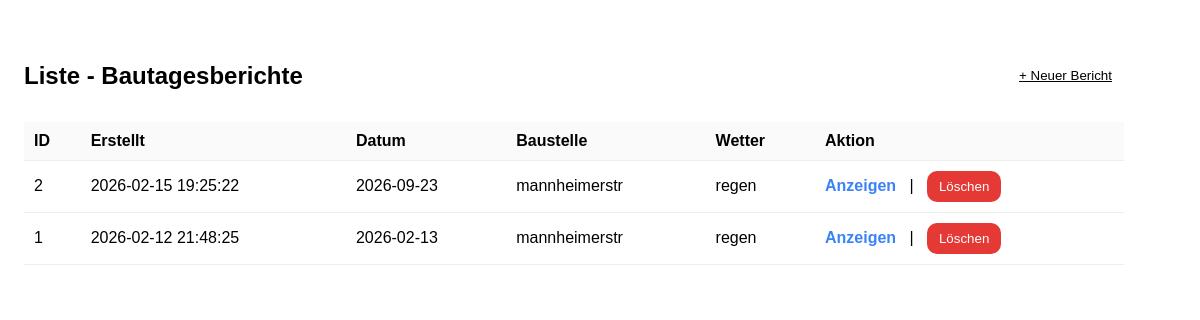
/list, run on an earlier commit of the app's database.
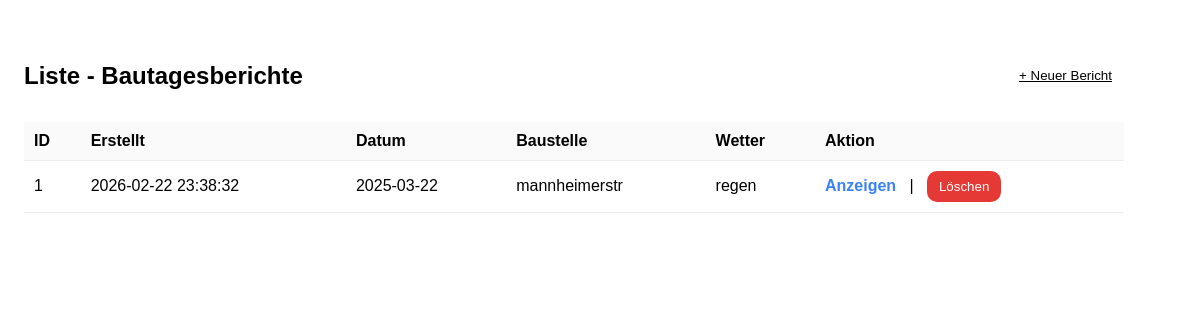
And on a later commit of the database.
### tables this page shows
CREATE TABLE reports (
            id INTEGER PRIMARY KEY AUTOINCREMENT,
            created_at TEXT DEFAULT (datetime('now')),
            datum TEXT,
            baustelle TEXT,
            wetter TEXT,
            team TEXT,
            arbeit TEXT,
            material TEXT,
            bemerkung TEXT
        );

### app.py (the view)
@app.route("/list")
def list_reports():
    if is_postgres():
        rows = db_execute(
            "SELECT * FROM reports ORDER BY id DESC",
            fetchall=True
        )
    else:
        rows = db_execute(
            "SELECT * FROM reports ORDER BY id DESC",
            fetchall=True
        )
    return render_template("list.html", reports=rows)

### app.py (called while the page is built)
def is_postgres():
    return bool(os.environ.get("DATABASE_URL"))

def get_sqlite_conn():
    conn = sqlite3.connect(SQLITE_PATH)
    conn.row_factory = sqlite3.Row
    return conn

def db_execute(sql, params=None, fetchone=False, fetchall=False):
    params = params or ()
    if is_postgres():
        with get_pg_conn() as conn:
            with conn.cursor(cursor_factory=psycopg2.extras.RealDictCursor) as cur:
                cur.execute(sql, params)
                if fetchone:
                    return cur.fetchone()
                if fetchall:
                    return cur.fetchall()
                return None
    else:
        with get_sqlite_conn() as conn:
            cur = conn.cursor()
            cur.execute(sql, params)
            conn.commit()
            if fetchone:
                row = cur.fetchone()
                return dict(row) if row else None
            if fetchall:
                rows = cur.fetchall()
                return [dict(r) for r in rows]
            return None

@app.before_request
def _ensure_db():
    init_db()

### templates/list.html (shortened to what this page needs)
﻿{% extends "base.html" %}
{% block content %}
<!doctype html>
<html lang="de">
<head>
</head>
<body>
  <div style="display:flex; justify-content: space-between; align-items:center;">
    <h2>Liste - Bautagesberichte</h2>
    <a href="/"><button class="btn btn-link">+ Neuer Bericht</button></a>
  </div>
  {% if reports %}
    <table>
      <thead>
        <tr>
          <th>ID</th>
          <th>Erstellt</th>
          <th>Datum</th>
          <th>Baustelle</th>
          <th>Wetter</th>
          <th>Aktion</th>
        </tr>
      </thead>
      <tbody>
        {% for r in reports %}
          <tr>
            <td>{{ r["id"] }}</td>
            <td>{{ r["created_at"] }}</td>
            <td>{{ r["datum"] or "-" }}</td>
            <td>{{ r["baustelle"] }}</td>
            <td>{{ r["wetter"] or "-" }}</td>
            <td>
              <a href="{{ url_for('report_detail', report_id=r['id']) }}" style="color:#3b82f6; font-weight:700; text-decoration:none;">
  Anzeigen
</a>
              &nbsp; | &nbsp;
              <form style="display:inline" method="post" action="/Löchen/{{ r['id'] }}" onsubmit="return confirm('Bericht wirklich löschen?');">
                <button class="btn btn-danger" type="submit">Löschen</button>
              </form>
            </td>
          </tr>
        {% endfor %}
      </tbody>
    </table>
  {% else %}
    {% if not detail %}
      <p>Noch keine Berichte vorhanden. bitte einen neuen Bericht erstellen.”</p>
    {% endif %}
  {% endif %}
</body>
</html>
{% endblock %}

### templates/base.html (shortened to what this page needs)
<!doctype html>
<html lang="de">
<head>
</head>
<body>
  {% block content %}{% endblock %}
</body>
</html>

### templates/base.html (style rules this page uses)
body { font-family: Arial, sans-serif; margin: 24px; max-width: 900px; }
.btn { padding: 10px 14px; border-radius: 10px; border: 0; cursor: pointer; }
.btn-link { background: transparent; text-decoration: underline; }

### templates/list.html (style rules this page uses)
body { font-family: Arial, sans-serif; margin: 24px; max-width: 1100px; }
table { width: 100%; border-collapse: collapse; margin-top: 12px; }
th, td { padding: 10px; border-bottom: 1px solid #eee; text-align:left; }
th { background:#fafafa; }
a { color:#111; }
.btn { padding: 8px 12px; border-radius: 10px; border: 0; cursor: pointer; }
.btn-danger { background:#e53935; color:#fff; }
.btn-link { background: transparent; text-decoration: underline; }

What changed in the data, as far as the page shows it:
removed reports: id "2", created_at "2026-02-15 19:25:22", datum "2026-09-23", baustelle "mannheimerstr", wetter "regen"
changed reports "mannheimerstr": created_at "2026-02-12 21:48:25" → "2026-02-22 23:38:32"; datum "2026-02-13" → "2025-03-22"
